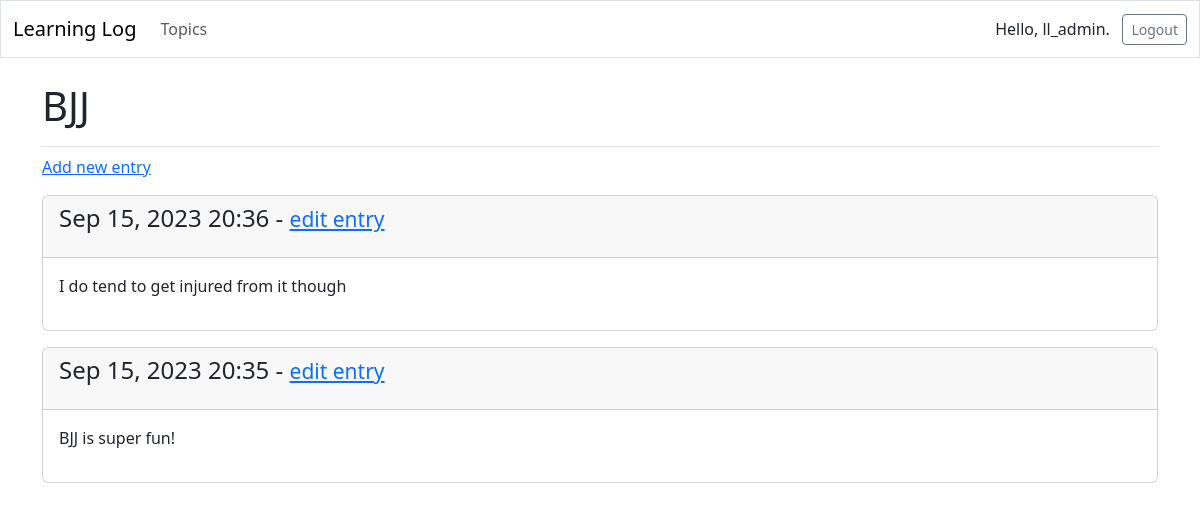
The app's page /topics/3/ (signed in), older data.
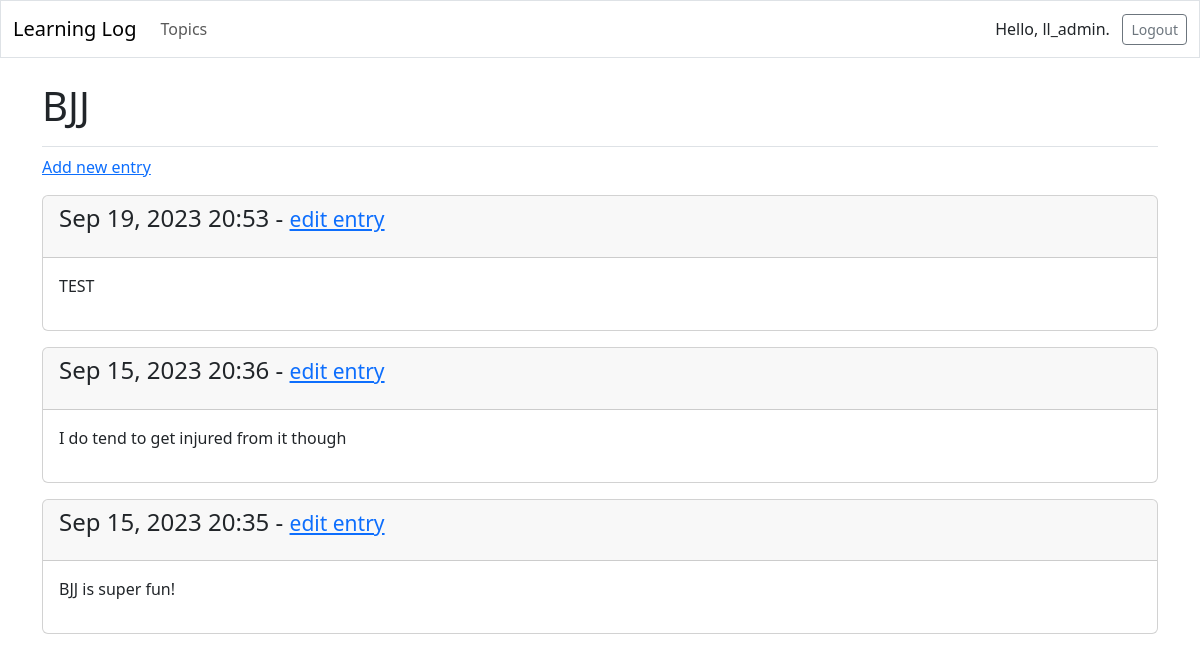
The same page, newer data.
### learning_logs/models.py (models this page shows, shortened)
class Entry(models.Model):
    topic = models.ForeignKey(Topic, on_delete=models.CASCADE)
    text = models.TextField()
    date_added = models.DateTimeField(auto_now_add=True)
    class Meta:
        verbose_name_plural = 'entries'

### learning_logs/views.py (the view)
# urls.py: path('topics/<int:topic_id>/', views.topic, name='topic'),
@login_required
def topic(request, topic_id):
    topic = Topic.objects.get(id=topic_id)
    check_topic_owner(request, topic)
    entries = topic.entry_set.order_by('-date_added')
    context = {'topic':topic, 'entries':entries}
    return render(request, 'learning_logs/topic.html', context)

### learning_logs/views.py (called while the page is built)
def check_topic_owner(request, topic):
    if topic.owner != request.user:
        raise Http404

### learning_logs/templates/learning_logs/topic.html
{% extends 'learning_logs/base.html' %}
{% block page_header %}
  <h1>{{ topic.text}}</h1>
{% endblock page_header %}
{% block content %}
<p>
  <a href="{% url 'learning_logs:new_entry' topic.id %}">Add new entry</a>
</p>
  {% for entry in entries %}
    <div class="card mb-3">
      <h4 class="card-header">
        {{ entry.date_added|date:'M d, Y H:i'}} -
        <small><a href="{% url 'learning_logs:edit_entry' entry.id %}">
          edit entry</a></p></small>
      </h4>
      <div class="card-body">{{ entry.text|linebreaks }}</div>
    </div>
  {% empty %}
    <p>There are no entries for this topic yet.</p>
  {% endfor %}
{% endblock content %}

Row changes from the older to the newer data that the page shows:
added Entry: date_added "Sep 19, 2023 20:53", text "TEST"
